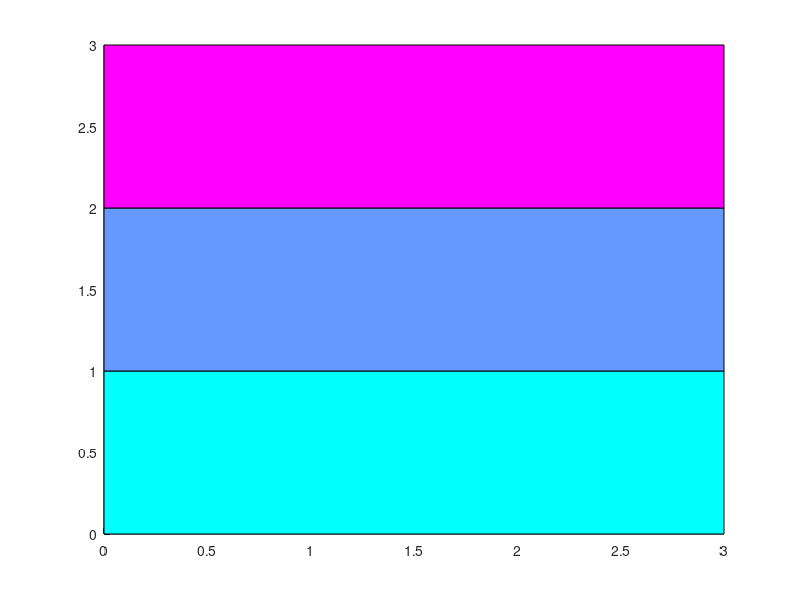
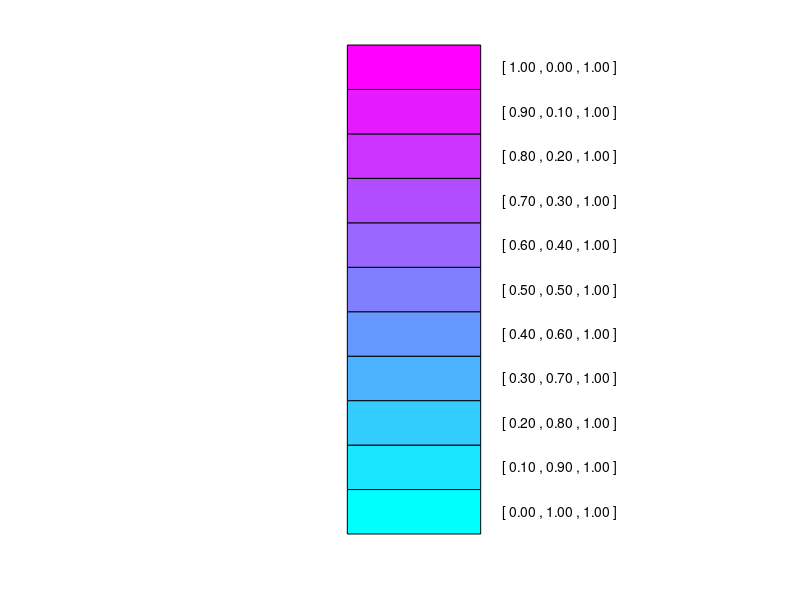

Reproduce these figures in MATLAB, in order.
%% linear interpolation
x = [0 3 3 0];
y = [0 0 1 1];
hold on
fill(x,y,[0.0 1.0 1.0])
fill(x, y+1,[0.4 0.6 1.0])
fill(x,y+2,[1.0 0.0 1.0])


%% Displays interpolants of the colors cyan and magenta

% Prepare the figure window...
close all
figure
axis equal off
hold on

% Color initializations...
cyan    = [0 1 1];  % rgb of the "bottom" color
magenta = [1 0 1];  % rgb of the "top" color
n = 10;             % the number of "in between" colors is n-1
x = [0 3 3 0];      % locates the x-values in the tiles
y = [0 0 1 1];      % locates the y-values in the tiles

% Add colored tiles to the figure window...
for j=0:n
    % Display the jth tile and its rgb value...
    f = j/n;
    v = (1-f)*cyan + f*magenta;
    fill(x,y+j,v)
    text(3.5,j+.5,sprintf('[ %4.2f , %4.2f , %4.2f ]',v(1),v(2),v(3)))
end
hold off
shg